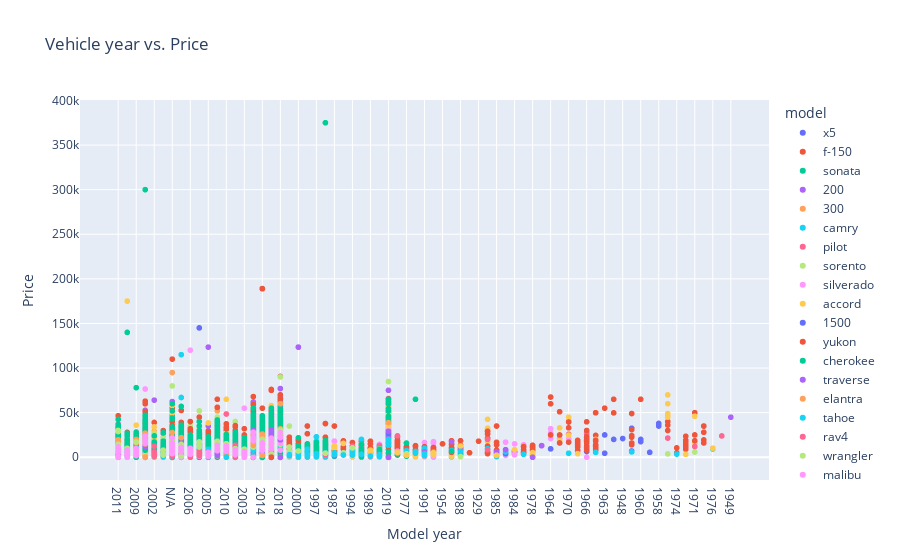

The notebook cell saved with this chart:
### Code cell
#Vehicle Year vs. price scatterplot
df_price_year_scat = px.scatter(df, x='model_year', y='price', color='model', title="Vehicle year vs. Price",
                                labels=dict(price="Price", model_year="Model year"))
df_price_year_scat.show()

### Figure 1 — Plotly figure (JSON) as saved in the notebook; plotly's stock layout.template omitted (floating-point values rounded to 4 significant figures; data arrays with more than 128 entries replaced by an {"elided": "..."} marker saying what was removed)
{"data": [{"hovertemplate": "model=x5<br>Model year=%{x}<br>Price=%{y}<extra></extra>", "legendgroup": "x5", "marker": {"color": "#636efa", "symbol": "circle"}, "mode": "markers", "name": "x5", "showlegend": true, "type": "scattergl", "x": {"elided": "267 str values"}, "xaxis": "x", "y": {"elided": "267 int values"}, "yaxis": "y"}, {"hovertemplate": "model=f-150<br>Model year=%{x}<br>Price=%{y}<extra></extra>", "legendgroup": "f-150", "marker": {"color": "#EF553B", "symbol": "circle"}, "mode": "markers", "name": "f-150", "showlegend": true, "type": "scattergl", "x": {"elided": "2796 str values"}, "xaxis": "x", "y": {"elided": "2796 int values"}, "yaxis": "y"}, {"hovertemplate": "model=sonata<br>Model year=%{x}<br>Price=%{y}<extra></extra>", "legendgroup": "sonata", "marker": {"color": "#00cc96", "symbol": "circle"}, "mode": "markers", "name": "sonata", "showlegend": true, "type": "scattergl", "x": {"elided": "477 str values"}, "xaxis": "x", "y": {"elided": "477 int values"}, "yaxis": "y"}, {"hovertemplate": "model=200<br>Model year=%{x}<br>Price=%{y}<extra></extra>", "legendgroup": "200", "marker": {"color": "#ab63fa", "symbol": "circle"}, "mode": "markers", "name": "200", "showlegend": true, "type": "scattergl", "x": {"elided": "243 str values"}, "xaxis": "x", "y": {"elided": "243 int values"}, "yaxis": "y"}, {"hovertemplate": "model=300<br>Model year=%{x}<br>Price=%{y}<extra></extra>", "legendgroup": "300", "marker": {"color": "#FFA15A", "symbol": "circle"}, "mode": "markers", "name": "300", "showlegend": true, "type": "scattergl", "x": {"elided": "316 str values"}, "xaxis": "x", "y": {"elided": "316 int values"}, "yaxis": "y"}, {"hovertemplate": "model=camry<br>Model year=%{x}<br>Price=%{y}<extra></extra>", "legendgroup": "camry", "marker": {"color": "#19d3f3", "symbol": "circle"}, "mode": "markers", "name": "camry", "showlegend": true, "type": "scattergl", "x": {"elided": "1306 str values"}, "xaxis": "x", "y": {"elided": "1306 int values"}, "yaxis": "y"}, {"hovertemplate": "model=pilot<br>Model year=%{x}<br>Price=%{y}<extra></extra>", "legendgroup": "pilot", "marker": {"color": "#FF6692", "symbol": "circle"}, "mode": "markers", "name": "pilot", "showlegend": true, "type": "scattergl", "x": {"elided": "302 str values"}, "xaxis": "x", "y": {"elided": "302 int values"}, "yaxis": "y"}, {"hovertemplate": "model=sorento<br>Model year=%{x}<br>Price=%{y}<extra></extra>", "legendgroup": "sorento", "marker": {"color": "#B6E880", "symbol": "circle"}, "mode": "markers", "name": "sorento", "showlegend": true, "type": "scattergl", "x": {"elided": "236 str values"}, "xaxis": "x", "y": {"elided": "236 int values"}, "yaxis": "y"}, {"hovertemplate": "model=silverado<br>Model year=%{x}<br>Price=%{y}<extra></extra>", "legendgroup": "silverado", "marker": {"color": "#FF97FF", "symbol": "circle"}, "mode": "markers", "name": "silverado", "showlegend": true, "type": "scattergl", "x": {"elided": "4903 str values"}, "xaxis": "x", "y": {"elided": "4903 int values"}, "yaxis": "y"}, {"hovertemplate": "model=accord<br>Model year=%{x}<br>Price=%{y}<extra></extra>", "legendgroup": "accord", "marker": {"color": "#FECB52", "symbol": "circle"}, "mode": "markers", "name": "accord", "showlegend": true, "type": "scattergl", "x": {"elided": "964 str values"}, "xaxis": "x", "y": {"elided": "964 int values"}, "yaxis": "y"}, {"hovertemplate": "model=1500<br>Model year=%{x}<br>Price=%{y}<extra></extra>", "legendgroup": "1500", "marker": {"color": "#636efa", "symbol": "circle"}, "mode": "markers", "name": "1500", "showlegend": true, "type": "scattergl", "x": {"elided": "1750 str values"}, "xaxis": "x", "y": {"elided": "1750 int values"}, "yaxis": "y"}, {"hovertemplate": "model=yukon<br>Model year=%{x}<br>Price=%{y}<extra></extra>", "legendgroup": "yukon", "marker": {"color": "#EF553B", "symbol": "circle"}, "mode": "markers", "name": "yukon", "showlegend": true, "type": "scattergl", "x": {"elided": "331 str values"}, "xaxis": "x", "y": {"elided": "331 int values"}, "yaxis": "y"}, {"hovertemplate": "model=cherokee<br>Model year=%{x}<br>Price=%{y}<extra></extra>", "legendgroup": "cherokee", "marker": {"color": "#00cc96", "symbol": "circle"}, "mode": "markers", "name": "cherokee", "showlegend": true, "type": "scattergl", "x": {"elided": "293 str values"}, "xaxis": "x", "y": {"elided": "293 int values"}, "yaxis": "y"}, {"hovertemplate": "model=traverse<br>Model year=%{x}<br>Price=%{y}<extra></extra>", "legendgroup": "traverse", "marker": {"color": "#ab63fa", "symbol": "circle"}, "mode": "markers", "name": "traverse", "showlegend": true, "type": "scattergl", "x": {"elided": "329 str values"}, "xaxis": "x", "y": {"elided": "329 int values"}, "yaxis": "y"}, {"hovertemplate": "model=elantra<br>Model year=%{x}<br>Price=%{y}<extra></extra>", "legendgroup": "elantra", "marker": {"color": "#FFA15A", "symbol": "circle"}, "mode": "markers", "name": "elantra", "showlegend": true, "type": "scattergl", "x": {"elided": "423 str values"}, "xaxis": "x", "y": {"elided": "423 int values"}, "yaxis": "y"}, {"hovertemplate": "model=tahoe<br>Model year=%{x}<br>Price=%{y}<extra></extra>", "legendgroup": "tahoe", "marker": {"color": "#19d3f3", "symbol": "circle"}, "mode": "markers", "name": "tahoe", "showlegend": true, "type": "scattergl", "x": {"elided": "713 str values"}, "xaxis": "x", "y": {"elided": "713 int values"}, "yaxis": "y"}, {"hovertemplate": "model=rav4<br>Model year=%{x}<br>Price=%{y}<extra></extra>", "legendgroup": "rav4", "marker": {"color": "#FF6692", "symbol": "circle"}, "mode": "markers", "name": "rav4", "showlegend": true, "type": "scattergl", "x": {"elided": "461 str values"}, "xaxis": "x", "y": {"elided": "461 int values"}, "yaxis": "y"}, {"hovertemplate": "model=wrangler<br>Model year=%{x}<br>Price=%{y}<extra></extra>", "legendgroup": "wrangler", "marker": {"color": "#B6E880", "symbol": "circle"}, "mode": "markers", "name": "wrangler", "showlegend": true, "type": "scattergl", "x": {"elided": "1571 str values"}, "xaxis": "x", "y": {"elided": "1571 int values"}, "yaxis": "y"}, {"hovertemplate": "model=malibu<br>Model year=%{x}<br>Price=%{y}<extra></extra>", "legendgroup": "malibu", "marker": {"color": "#FF97FF", "symbol": "circle"}, "mode": "markers", "name": "malibu", "showlegend": true, "type": "scattergl", "x": {"elided": "617 str values"}, "xaxis": "x", "y": {"elided": "617 int values"}, "yaxis": "y"}, {"hovertemplate": "model=fusion<br>Model year=%{x}<br>Price=%{y}<extra></extra>", "legendgroup": "fusion", "marker": {"color": "#FECB52", "symbol": "circle"}, "mode": "markers", "name": "fusion", "showlegend": true, "type": "scattergl", "x": {"elided": "853 str values"}, "xaxis": "x", "y": {"elided": "853 int values"}, "yaxis": "y"}, {"hovertemplate": "model=impala<br>Model year=%{x}<br>Price=%{y}<extra></extra>", "legendgroup": "impala", "marker": {"color": "#636efa", "symbol": "circle"}, "mode": "markers", "name": "impala", "showlegend": true, "type": "scattergl", "x": {"elided": "674 str values"}, "xaxis": "x", "y": {"elided": "674 int values"}, "yaxis": "y"}, {"hovertemplate": "model=corvette<br>Model year=%{x}<br>Price=%{y}<extra></extra>", "legendgroup": "corvette", "marker": {"color": "#EF553B", "symbol": "circle"}, "mode": "markers", "name": "corvette", "showlegend": true, "type": "scattergl", "x": {"elided": "499 str values"}, "xaxis": "x", "y": {"elided": "499 int values"}, "yaxis": "y"}, {"hovertemplate": "model=liberty<br>Model year=%{x}<br>Price=%{y}<extra></extra>", "legendgroup": "liberty", "marker": {"color": "#00cc96", "symbol": "circle"}, "mode": "markers", "name": "liberty", "showlegend": true, "type": "scattergl", "x": {"elided": "355 str values"}, "xaxis": "x", "y": {"elided": "355 int values"}, "yaxis": "y"}, {"hovertemplate": "model=altima<br>Model year=%{x}<br>Price=%{y}<extra></extra>", "legendgroup": "altima", "marker": {"color": "#ab63fa", "symbol": "circle"}, "mode": "markers", "name": "altima", "showlegend": true, "type": "scattergl", "x": {"elided": "813 str values"}, "xaxis": "x", "y": {"elided": "813 int values"}, "yaxis": "y"}, {"hovertemplate": "model=outback<br>Model year=%{x}<br>Price=%{y}<extra></extra>", "legendgroup": "outback", "marker": {"color": "#FFA15A", "symbol": "circle"}, "mode": "markers", "name": "outback", "showlegend": true, "type": "scattergl", "x": {"elided": "538 str values"}, "xaxis": "x", "y": {"elided": "538 int values"}, "yaxis": "y"}, {"hovertemplate": "model=highlander<br>Model year=%{x}<br>Price=%{y}<extra></extra>", "legendgroup": "highlander", "marker": {"color": "#19d3f3", "symbol": "circle"}, "mode": "markers", "name": "highlander", "showlegend": true, "type": "scattergl", "x": {"elided": "334 str values"}, "xaxis": "x", "y": {"elided": "334 int values"}, "yaxis": "y"}, {"hovertemplate": "model=charger<br>Model year=%{x}<br>Price=%{y}<extra></extra>", "legendgroup": "charger", "marker": {"color": "#FF6692", "symbol": "circle"}, "mode": "markers", "name": "charger", "showlegend": true, "type": "scattergl", "x": {"elided": "415 str values"}, "xaxis": "x", "y": {"elided": "415 int values"}, "yaxis": "y"}, {"hovertemplate": "model=tacoma<br>Model year=%{x}<br>Price=%{y}<extra></extra>", "legendgroup": "tacoma", "marker": {"color": "#B6E880", "symbol": "circle"}, "mode": "markers", "name": "tacoma", "showlegend": true, "type": "scattergl", "x": {"elided": "827 str values"}, "xaxis": "x", "y": {"elided": "827 int values"}, "yaxis": "y"}, {"hovertemplate": "model=equinox<br>Model year=%{x}<br>Price=%{y}<extra></extra>", "legendgroup": "equinox", "marker": {"color": "#FF97FF", "symbol": "circle"}, "mode": "markers", "name": "equinox", "showlegend": true, "type": "scattergl", "x": {"elided": "591 str values"}, "xaxis": "x", "y": {"elided": "591 int values"}, "yaxis": "y"}, {"hovertemplate": "model=rogue<br>Model year=%{x}<br>Price=%{y}<extra></extra>", "legendgroup": "rogue", "marker": {"color": "#FECB52", "symbol": "circle"}, "mode": "markers", "name": "rogue", "showlegend": true, "type": "scattergl", "x": {"elided": "469 str values"}, "xaxis": "x", "y": {"elided": "469 int values"}, "yaxis": "y"}, {"hovertemplate": "model=benze<br>Model year=%{x}<br>Price=%{y}<extra></extra>", "legendgroup": "benze", "marker": {"color": "#636efa", "symbol": "circle"}, "mode": "markers", "name": "benze", "showlegend": true, "type": "scattergl", "x": ["2013", "2013", "2013", "2013", "N/A", "2013", "2013", "2013", "2013", "N/A", "2013", "2013", "2013", "2013", "2013", "2013", "2013", "N/A", "2013", "2013", "N/A", "2013", "2013", "N/A", "N/A", "2013", "2013", "2013", "N/A", "2013", "2013", "2013", "2013", "2013", "2013", "2013", "2013", "2013", "2013", "2013", "2013"], "xaxis": "x", "y": [34900, 34900, 34900, 34900, 34900, 34900, 34900, 34900, 34900, 34900, 34900, 34900, 34900, 34900, 34900, 34900, 34900, 34900, 34900, 34900, 34900, 34900, 34900, 34900, 34900, 34900, 34900, 34900, 34900, 34900, 34900, 34900, 34900, 34900, 34900, 34900, 34900, 34900, 34900, 34900, 34900], "yaxis": "y"}, {"hovertemplate": "model=cr-v<br>Model year=%{x}<br>Price=%{y}<extra></extra>", "legendgroup": "cr-v", "marker": {"color": "#EF553B", "symbol": "circle"}, "mode": "markers", "name": "cr-v", "showlegend": true, "type": "scattergl", "x": {"elided": "685 str values"}, "xaxis": "x", "y": {"elided": "685 int values"}, "yaxis": "y"}, {"hovertemplate": "model=grand<br>Model year=%{x}<br>Price=%{y}<extra></extra>", "legendgroup": "grand", "marker": {"color": "#00cc96", "symbol": "circle"}, "mode": "markers", "name": "grand", "showlegend": true, "type": "scattergl", "x": {"elided": "1660 str values"}, "xaxis": "x", "y": {"elided": "1660 int values"}, "yaxis": "y"}, {"hovertemplate": "model=4runner<br>Model year=%{x}<br>Price=%{y}<extra></extra>", "legendgroup": "4runner", "marker": {"color": "#ab63fa", "symbol": "circle"}, "mode": "markers", "name": "4runner", "showlegend": true, "type": "scattergl", "x": {"elided": "453 str values"}, "xaxis": "x", "y": {"elided": "453 int values"}, "yaxis": "y"}, {"hovertemplate": "model=focus<br>Model year=%{x}<br>Price=%{y}<extra></extra>", "legendgroup": "focus", "marker": {"color": "#FFA15A", "symbol": "circle"}, "mode": "markers", "name": "focus", "showlegend": true, "type": "scattergl", "x": {"elided": "1130 str values"}, "xaxis": "x", "y": {"elided": "1130 int values"}, "yaxis": "y"}, {"hovertemplate": "model=civic<br>Model year=%{x}<br>Price=%{y}<extra></extra>", "legendgroup": "civic", "marker": {"color": "#19d3f3", "symbol": "circle"}, "mode": "markers", "name": "civic", "showlegend": true, "type": "scattergl", "x": {"elided": "1077 str values"}, "xaxis": "x", "y": {"elided": "1077 int values"}, "yaxis": "y"}, {"hovertemplate": "model=soul<br>Model year=%{x}<br>Price=%{y}<extra></extra>", "legendgroup": "soul", "marker": {"color": "#FF6692", "symbol": "circle"}, "mode": "markers", "name": "soul", "showlegend": true, "type": "scattergl", "x": {"elided": "349 str values"}, "xaxis": "x", "y": {"elided": "349 int values"}, "yaxis": "y"}, {"hovertemplate": "model=colorado<br>Model year=%{x}<br>Price=%{y}<extra></extra>", "legendgroup": "colorado", "marker": {"color": "#B6E880", "symbol": "circle"}, "mode": "markers", "name": "colorado", "showlegend": true, "type": "scattergl", "x": {"elided": "286 str values"}, "xaxis": "x", "y": {"elided": "286 int values"}, "yaxis": "y"}, {"hovertemplate": "model=f150<br>Model year=%{x}<br>Price=%{y}<extra></extra>", "legendgroup": "f150", "marker": {"color": "#FF97FF", "symbol": "circle"}, "mode": "markers", "name": "f150", "showlegend": true, "type": "scattergl", "x": {"elided": "857 str values"}, "xaxis": "x", "y": {"elided": "857 int values"}, "yaxis": "y"}, {"hovertemplate": "model=camaro<br>Model year=%{x}<br>Price=%{y}<extra></extra>", "legendgroup": "camaro", "marker": {"color": "#FECB52", "symbol": "circle"}, "mode": "markers", "name": "camaro", "showlegend": true, "type": "scattergl", "x": {"elided": "725 str values"}, "xaxis": "x", "y": {"elided": "725 int values"}, "yaxis": "y"}, {"hovertemplate": "model=cruze<br>Model year=%{x}<br>Price=%{y}<extra></extra>", "legendgroup": "cruze", "marker": {"color": "#636efa", "symbol": "circle"}, "mode": "markers", "name": "cruze", "showlegend": true, "type": "scattergl", "x": {"elided": "457 str values"}, "xaxis": "x", "y": {"elided": "457 int values"}, "yaxis": "y"}, {"hovertemplate": "model=mustang<br>Model year=%{x}<br>Price=%{y}<extra></extra>", "legendgroup": "mustang", "marker": {"color": "#EF553B", "symbol": "circle"}, "mode": "markers", "name": "mustang", "showlegend": true, "type": "scattergl", "x": {"elided": "982 str values"}, "xaxis": "x", "y": {"elided": "982 int values"}, "yaxis": "y"}, {"hovertemplate": "model=frontier<br>Model year=%{x}<br>Price=%{y}<extra></extra>", "legendgroup": "frontier", "marker": {"color": "#00cc96", "symbol": "circle"}, "mode": "markers", "name": "frontier", "showlegend": true, "type": "scattergl", "x": {"elided": "626 str values"}, "xaxis": "x", "y": {"elided": "626 int values"}, "yaxis": "y"}, {"hovertemplate": "model=impreza<br>Model year=%{x}<br>Price=%{y}<extra></extra>", "legendgroup": "impreza", "marker": {"color": "#ab63fa", "symbol": "circle"}, "mode": "markers", "name": "impreza", "showlegend": true, "type": "scattergl", "x": {"elided": "250 str values"}, "xaxis": "x", "y": {"elided": "250 int values"}, "yaxis": "y"}, {"hovertemplate": "model=versa<br>Model year=%{x}<br>Price=%{y}<extra></extra>", "legendgroup": "versa", "marker": {"color": "#FFA15A", "symbol": "circle"}, "mode": "markers", "name": "versa", "showlegend": true, "type": "scattergl", "x": {"elided": "274 str values"}, "xaxis": "x", "y": {"elided": "274 int values"}, "yaxis": "y"}, {"hovertemplate": "model=f-250<br>Model year=%{x}<br>Price=%{y}<extra></extra>", "legendgroup": "f-250", "marker": {"color": "#19d3f3", "symbol": "circle"}, "mode": "markers", "name": "f-250", "showlegend": true, "type": "scattergl", "x": {"elided": "1089 str values"}, "xaxis": "x", "y": {"elided": "1089 int values"}, "yaxis": "y"}, {"hovertemplate": "model=f250<br>Model year=%{x}<br>Price=%{y}<extra></extra>", "legendgroup": "f250", "marker": {"color": "#FF6692", "symbol": "circle"}, "mode": "markers", "name": "f250", "showlegend": true, "type": "scattergl", "x": {"elided": "709 str values"}, "xaxis": "x", "y": {"elided": "709 int values"}, "yaxis": "y"}, {"hovertemplate": "model=forester<br>Model year=%{x}<br>Price=%{y}<extra></extra>", "legendgroup": "forester", "marker": {"color": "#B6E880", "symbol": "circle"}, "mode": "markers", "name": "forester", "showlegend": true, "type": "scattergl", "x": {"elided": "484 str values"}, "xaxis": "x", "y": {"elided": "484 int values"}, "yaxis": "y"}, {"hovertemplate": "model=explorer<br>Model year=%{x}<br>Price=%{y}<extra></extra>", "legendgroup": "explorer", "marker": {"color": "#FF97FF", "symbol": "circle"}, "mode": "markers", "name": "explorer", "showlegend": true, "type": "scattergl", "x": {"elided": "847 str values"}, "xaxis": "x", "y": {"elided": "847 int values"}, "yaxis": "y"}, {"hovertemplate": "model=f-350<br>Model year=%{x}<br>Price=%{y}<extra></extra>", "legendgroup": "f-350", "marker": {"color": "#FECB52", "symbol": "circle"}, "mode": "markers", "name": "f-350", "showlegend": true, "type": "scattergl", "x": {"elided": "295 str values"}, "xaxis": "x", "y": {"elided": "295 int values"}, "yaxis": "y"}, {"hovertemplate": "model=edge<br>Model year=%{x}<br>Price=%{y}<extra></extra>", "legendgroup": "edge", "marker": {"color": "#636efa", "symbol": "circle"}, "mode": "markers", "name": "edge", "showlegend": true, "type": "scattergl", "x": {"elided": "383 str values"}, "xaxis": "x", "y": {"elided": "383 int values"}, "yaxis": "y"}, {"hovertemplate": "model=maxima<br>Model year=%{x}<br>Price=%{y}<extra></extra>", "legendgroup": "maxima", "marker": {"color": "#EF553B", "symbol": "circle"}, "mode": "markers", "name": "maxima", "showlegend": true, "type": "scattergl", "x": {"elided": "294 str values"}, "xaxis": "x", "y": {"elided": "294 int values"}, "yaxis": "y"}, {"hovertemplate": "model=sentra<br>Model year=%{x}<br>Price=%{y}<extra></extra>", "legendgroup": "sentra", "marker": {"color": "#00cc96", "symbol": "circle"}, "mode": "markers", "name": "sentra", "showlegend": true, "type": "scattergl", "x": {"elided": "497 str values"}, "xaxis": "x", "y": {"elided": "497 int values"}, "yaxis": "y"}, {"hovertemplate": "model=suburban<br>Model year=%{x}<br>Price=%{y}<extra></extra>", "legendgroup": "suburban", "marker": {"color": "#ab63fa", "symbol": "circle"}, "mode": "markers", "name": "suburban", "showlegend": true, "type": "scattergl", "x": {"elided": "562 str values"}, "xaxis": "x", "y": {"elided": "562 int values"}, "yaxis": "y"}, {"hovertemplate": "model=expedition<br>Model year=%{x}<br>Price=%{y}<extra></extra>", "legendgroup": "expedition", "marker": {"color": "#FFA15A", "symbol": "circle"}, "mode": "markers", "name": "expedition", "showlegend": true, "type": "scattergl", "x": {"elided": "372 str values"}, "xaxis": "x", "y": {"elided": "372 int values"}, "yaxis": "y"}, {"hovertemplate": "model=taurus<br>Model year=%{x}<br>Price=%{y}<extra></extra>", "legendgroup": "taurus", "marker": {"color": "#19d3f3", "symbol": "circle"}, "mode": "markers", "name": "taurus", "showlegend": true, "type": "scattergl", "x": {"elided": "303 str values"}, "xaxis": "x", "y": {"elided": "303 int values"}, "yaxis": "y"}, {"hovertemplate": "model=tl<br>Model year=%{x}<br>Price=%{y}<extra></extra>", "legendgroup": "tl", "marker": {"color": "#FF6692", "symbol": "circle"}, "mode": "markers", "name": "tl", "showlegend": true, "type": "scattergl", "x": {"elided": "236 str values"}, "xaxis": "x", "y": {"elided": "236 int values"}, "yaxis": "y"}, {"hovertemplate": "model=f350<br>Model year=%{x}<br>Price=%{y}<extra></extra>", "legendgroup": "f350", "marker": {"color": "#B6E880", "symbol": "circle"}, "mode": "markers", "name": "f350", "showlegend": true, "type": "scattergl", "x": {"elided": "496 str values"}, "xaxis": "x", "y": {"elided": "496 int values"}, "yaxis": "y"}, {"hovertemplate": "model=ranger<br>Model year=%{x}<br>Price=%{y}<extra></extra>", "legendgroup": "ranger", "marker": {"color": "#FF97FF", "symbol": "circle"}, "mode": "markers", "name": "ranger", "showlegend": true, "type": "scattergl", "x": {"elided": "423 str values"}, "xaxis": "x", "y": {"elided": "423 int values"}, "yaxis": "y"}, {"hovertemplate": "model=sierra<br>Model year=%{x}<br>Price=%{y}<extra></extra>", "legendgroup": "sierra", "marker": {"color": "#FECB52", "symbol": "circle"}, "mode": "markers", "name": "sierra", "showlegend": true, "type": "scattergl", "x": {"elided": "1732 str values"}, "xaxis": "x", "y": {"elided": "1732 int values"}, "yaxis": "y"}, {"hovertemplate": "model=santa<br>Model year=%{x}<br>Price=%{y}<extra></extra>", "legendgroup": "santa", "marker": {"color": "#636efa", "symbol": "circle"}, "mode": "markers", "name": "santa", "showlegend": true, "type": "scattergl", "x": {"elided": "273 str values"}, "xaxis": "x", "y": {"elided": "273 int values"}, "yaxis": "y"}, {"hovertemplate": "model=escape<br>Model year=%{x}<br>Price=%{y}<extra></extra>", "legendgroup": "escape", "marker": {"color": "#EF553B", "symbol": "circle"}, "mode": "markers", "name": "escape", "showlegend": true, "type": "scattergl", "x": {"elided": "841 str values"}, "xaxis": "x", "y": {"elided": "841 int values"}, "yaxis": "y"}, {"hovertemplate": "model=odyssey<br>Model year=%{x}<br>Price=%{y}<extra></extra>", "legendgroup": "odyssey", "marker": {"color": "#00cc96", "symbol": "circle"}, "mode": "markers", "name": "odyssey", "showlegend": true, "type": "scattergl", "x": {"elided": "457 str values"}, "xaxis": "x", "y": {"elided": "457 int values"}, "yaxis": "y"}, {"hovertemplate": "model=escalade<br>Model year=%{x}<br>Price=%{y}<extra></extra>", "legendgroup": "escalade", "marker": {"color": "#ab63fa", "symbol": "circle"}, "mode": "markers", "name": "escalade", "showlegend": true, "type": "scattergl", "x": {"elided": "322 str values"}, "xaxis": "x", "y": {"elided": "322 int values"}, "yaxis": "y"}, {"hovertemplate": "model=jetta<br>Model year=%{x}<br>Price=%{y}<extra></extra>", "legendgroup": "jetta", "marker": {"color": "#FFA15A", "symbol": "circle"}, "mode": "markers", "name": "jetta", "showlegend": true, "type": "scattergl", "x": {"elided": "519 str values"}, "xaxis": "x", "y": {"elided": "519 int values"}, "yaxis": "y"}, {"hovertemplate": "model=corolla<br>Model year=%{x}<br>Price=%{y}<extra></extra>", "legendgroup": "corolla", "marker": {"color": "#19d3f3", "symbol": "circle"}, "mode": "markers", "name": "corolla", "showlegend": true, "type": "scattergl", "x": {"elided": "650 str values"}, "xaxis": "x", "y": {"elided": "650 int values"}, "yaxis": "y"}, {"hovertemplate": "model=town<br>Model year=%{x}<br>Price=%{y}<extra></extra>", "legendgroup": "town", "marker": {"color": "#FF6692", "symbol": "circle"}, "mode": "markers", "name": "town", "showlegend": true, "type": "scattergl", "x": {"elided": "279 str values"}, "xaxis": "x", "y": {"elided": "279 int values"}, "yaxis": "y"}, {"hovertemplate": "model=passat<br>Model year=%{x}<br>Price=%{y}<extra></extra>", "legendgroup": "passat", "marker": {"color": "#B6E880", "symbol": "circle"}, "mode": "markers", "name": "passat", "showlegend": true, "type": "scattergl", "x": {"elided": "350 str values"}, "xaxis": "x", "y": {"elided": "350 int values"}, "yaxis": "y"}, {"hovertemplate": "model=prius<br>Model year=%{x}<br>Price=%{y}<extra></extra>", "legendgroup": "prius", "marker": {"color": "#FF97FF", "symbol": "circle"}, "mode": "markers", "name": "prius", "showlegend": true, "type": "scattergl", "x": {"elided": "482 str values"}, "xaxis": "x", "y": {"elided": "482 int values"}, "yaxis": "y"}, {"hovertemplate": "model=enclave<br>Model year=%{x}<br>Price=%{y}<extra></extra>", "legendgroup": "enclave", "marker": {"color": "#FECB52", "symbol": "circle"}, "mode": "markers", "name": "enclave", "showlegend": true, "type": "scattergl", "x": {"elided": "271 str values"}, "xaxis": "x", "y": {"elided": "271 int values"}, "yaxis": "y"}, {"hovertemplate": "model=tundra<br>Model year=%{x}<br>Price=%{y}<extra></extra>", "legendgroup": "tundra", "marker": {"color": "#636efa", "symbol": "circle"}, "mode": "markers", "name": "tundra", "showlegend": true, "type": "scattergl", "x": {"elided": "603 str values"}, "xaxis": "x", "y": {"elided": "603 int values"}, "yaxis": "y"}, {"hovertemplate": "model=3500<br>Model year=%{x}<br>Price=%{y}<extra></extra>", "legendgroup": "3500", "marker": {"color": "#EF553B", "symbol": "circle"}, "mode": "markers", "name": "3500", "showlegend": true, "type": "scattergl", "x": {"elided": "475 str values"}, "xaxis": "x", "y": {"elided": "475 int values"}, "yaxis": "y"}, {"hovertemplate": "model=2500<br>Model year=%{x}<br>Price=%{y}<extra></extra>", "legendgroup": "2500", "marker": {"color": "#00cc96", "symbol": "circle"}, "mode": "markers", "name": "2500", "showlegend": true, "type": "scattergl", "x": {"elided": "1091 str values"}, "xaxis": "x", "y": {"elided": "1091 int values"}, "yaxis": "y"}, {"hovertemplate": "model=acadia<br>Model year=%{x}<br>Price=%{y}<extra></extra>", "legendgroup": "acadia", "marker": {"color": "#ab63fa", "symbol": "circle"}, "mode": "markers", "name": "acadia", "showlegend": true, "type": "scattergl", "x": {"elided": "315 str values"}, "xaxis": "x", "y": {"elided": "315 int values"}, "yaxis": "y"}, {"hovertemplate": "model=sienna<br>Model year=%{x}<br>Price=%{y}<extra></extra>", "legendgroup": "sienna", "marker": {"color": "#FFA15A", "symbol": "circle"}, "mode": "markers", "name": "sienna", "showlegend": true, "type": "scattergl", "x": {"elided": "329 str values"}, "xaxis": "x", "y": {"elided": "329 int values"}, "yaxis": "y"}, {"hovertemplate": "model=dakota<br>Model year=%{x}<br>Price=%{y}<extra></extra>", "legendgroup": "dakota", "marker": {"color": "#19d3f3", "symbol": "circle"}, "mode": "markers", "name": "dakota", "showlegend": true, "type": "scattergl", "x": {"elided": "242 str values"}, "xaxis": "x", "y": {"elided": "242 int values"}, "yaxis": "y"}, {"hovertemplate": "model=trailblazer<br>Model year=%{x}<br>Price=%{y}<extra></extra>", "legendgroup": "trailblazer", "marker": {"color": "#FF6692", "symbol": "circle"}, "mode": "markers", "name": "trailblazer", "showlegend": true, "type": "scattergl", "x": {"elided": "255 str values"}, "xaxis": "x", "y": {"elided": "255 int values"}, "yaxis": "y"}, {"hovertemplate": "model=econoline<br>Model year=%{x}<br>Price=%{y}<extra></extra>", "legendgroup": "econoline", "marker": {"color": "#B6E880", "symbol": "circle"}, "mode": "markers", "name": "econoline", "showlegend": true, "type": "scattergl", "x": {"elided": "296 str values"}, "xaxis": "x", "y": {"elided": "296 int values"}, "yaxis": "y"}, {"hovertemplate": "model=murano<br>Model year=%{x}<br>Price=%{y}<extra></extra>", "legendgroup": "murano", "marker": {"color": "#FF97FF", "symbol": "circle"}, "mode": "markers", "name": "murano", "showlegend": true, "type": "scattergl", "x": {"elided": "235 str values"}, "xaxis": "x", "y": {"elided": "235 int values"}, "yaxis": "y"}], "layout": {"legend": {"title": {"text": "model"}, "tracegroupgap": 0}, "title": {"text": "Vehicle year vs. Price"}, "xaxis": {"anchor": "y", "domain": [0, 1], "title": {"text": "Model year"}}, "yaxis": {"anchor": "x", "domain": [0, 1], "title": {"text": "Price"}}}}
